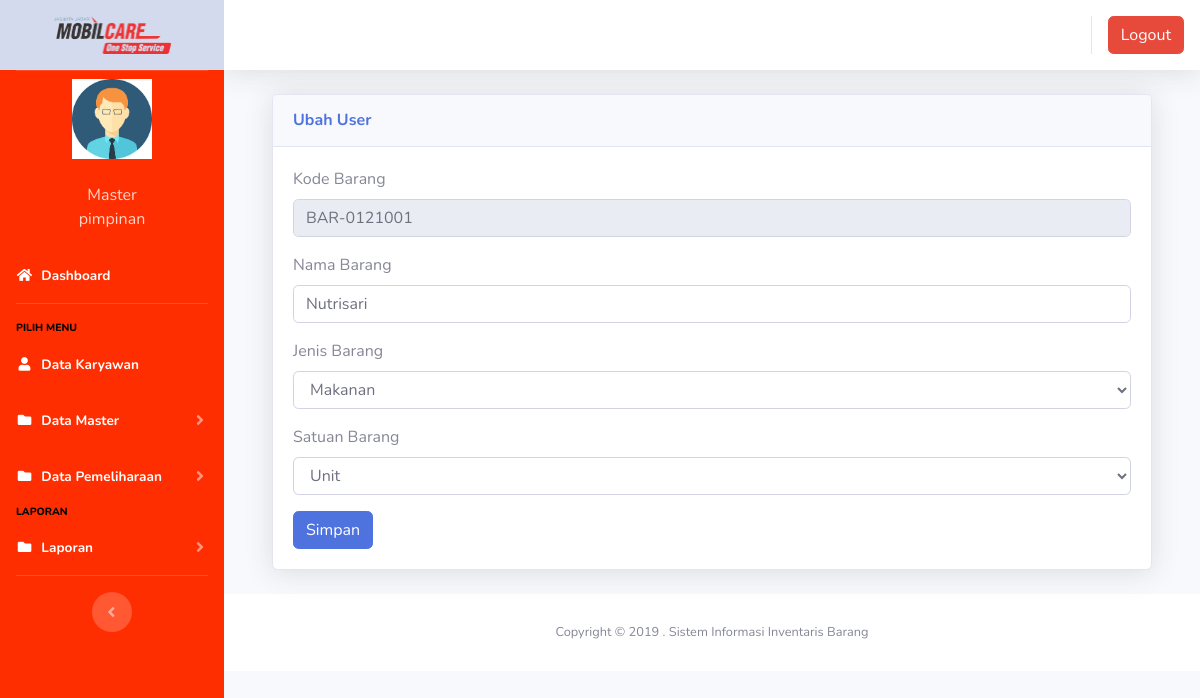
Page /index3.php?page=gudang&aksi=ubahgudang&kode_barang=BAR-0121001 (signed in) on the committed database.
### tables this page shows
CREATE TABLE `users` (
  `id` int(11) NOT NULL,
  `nik` varchar(10) NOT NULL,
  `nama` varchar(100) NOT NULL,
  `alamat` varchar(200) NOT NULL,
  `telepon` varchar(100) NOT NULL,
  `username` varchar(100) NOT NULL,
  `password` varchar(100) NOT NULL,
  `jabatan` varchar(25) NOT NULL DEFAULT 'member',
  `foto` varchar(25) NOT NULL
);

CREATE TABLE `gudang` (
  `id` int(11) NOT NULL,
  `kode_barang` varchar(100) NOT NULL,
  `nama_barang` varchar(100) NOT NULL,
  `jenis_barang` varchar(100) NOT NULL,
  `jumlah` varchar(250) NOT NULL,
  `satuan` varchar(100) NOT NULL,
  `checklist` varchar(255) NOT NULL
);

### page/gudang/ubahgudang.php (the view, shortened to what this page needs)
<?php
$kode_barang = $_GET['kode_barang'];
$sql2 = $koneksi->query("select * from gudang where kode_barang = '$kode_barang'");
$tampil = $sql2->fetch_assoc();
?>
<div class="container-fluid">
	<div class="card shadow mb-4">
		<div class="card-header py-3">
			<h6 class="m-0 font-weight-bold text-primary">Ubah User</h6>
		</div>
		<div class="card-body">
			<div class="table-responsive">
				<div class="body">
					<form method="POST" enctype="multipart/form-data">
						<label for="">Kode Barang</label>
						<div class="form-group">
							<div class="form-line">
								<input type="text" name="kode_barang" class="form-control" id="kode_barang" value="<?php echo $tampil['kode_barang']; ?>" readonly />
							</div>
						</div>
						<label for="">Nama Barang</label>
						<div class="form-group">
							<div class="form-line">
								<input type="text" name="nama_barang" value="<?php echo $tampil['nama_barang']; ?>" class="form-control" />
							</div>
						</div>
						<label for="">Jenis Barang</label>
						<div class="form-group">
							<div class="form-line">
								<select name="jenis_barang" value="<?php echo $tampil['jenis_barang']; ?>" class="form-control" />
								<?php
								$sql = $koneksi->query("select * from jenis_barang order by id");
								while ($data = $sql->fetch_assoc()) {
									echo "<option value='$data[id].$data[jenis_barang]'>$data[jenis_barang]</option>";
								}
								?>
							</div>
						</div>
						<label for="">Satuan Barang</label>
						<div class="form-group">
							<div class="form-line">
								<select name="satuan" value="<?php echo $tampil['satuan']; ?>" class="form-control" />
								<?php
								$sql = $koneksi->query("select * from satuan order by id");
								while ($data = $sql->fetch_assoc()) {
									echo "<option value='$data[id].$data[satuan]'>$data[satuan]</option>";
								}
								?>
							</div>
						</div>
						<input type="submit" name="simpan" value="Simpan" class="btn btn-primary">
					</form>

### index3.php (shortened to what this page needs)
<?php
$koneksi = new mysqli("localhost", "root", "", "inventori");
?>
<!DOCTYPE html>
<html lang="en">
<head>
  <link href="vendor/fontawesome-free/css/all.min.css" rel="stylesheet" type="text/css">
  <link href="css/sb-admin-2.min.css" rel="stylesheet">
  <link href="vendor/datatables/dataTables.bootstrap4.min.css" rel="stylesheet">
</head>
<body id="page-top">
  <div id="wrapper">
    <ul class="navbar-nav sidebar sidebar-dark accordion" style="background-color: #FF2E00  ;" id="accordionSidebar">
      <a class="sidebar-brand d-flex align-items-center justify-content-center bg-light" href="index.php">
        <img src="img/logo1.png" width="117" height="38"></img>
      </a>
      <hr class="sidebar-divider my-0">
      <?php
      if ($_SESSION['pimpinan']) {
        $user = $_SESSION['pimpinan'];
      }
      $sql = $koneksi->query("select * from users where id='$user'");
      $data = $sql->fetch_assoc();
      ?>
      <li class="d-flex align-items-center justify-content-center">
        <a class="nav-link">
          <img src="img/<?php echo $data['foto'] ?>" class="img-circle" width="80" alt="User" /></a>
      </li>
      <li class="nav-item ">
        <a class="nav-link">
          <div class="d-flex align-items-center justify-content-center" class="name"> <?php echo  $data['nama']; ?></div>
          <div class="d-flex align-items-center justify-content-center" class="email"><?php echo $data['jabatan']; ?></div>
        </a>
      </li>
      <li class="nav-item active">
        <a class="nav-link" href="?page=home3">
          <i class="fas fa-fw fa-home"></i>
          <span>Dashboard</span></a>
      </li>
      <hr class="sidebar-divider">
      <div class="sidebar-heading">
        <h7 style="color: black;">pilih menu</h7>
      </div>
      <li class="nav-item active">
        <a class="nav-link" href="?page=pengguna">
          <i class="fas fa-fw fa-user"></i>
          <span>Data Karyawan</span></a>
      </li>
      <li class="nav-item active">
        <a class="nav-link collapsed" href="#" data-toggle="collapse" data-target="#collapseData" aria-expanded="true" aria-controls="collapseData">
          <i class="fas fa-fw fa-folder"></i>
          <span>Data Master</span>
        </a>
      </li>
      <li class="nav-item active">
        <a class="nav-link collapsed" href="#" data-toggle="collapse" data-target="#collapsePages" aria-expanded="true" aria-controls="collapsePages">
          <i class="fas fa-fw fa-folder"></i>
          <span>Data Pemeliharaan</span>
        </a>
      </li>
      <div class="sidebar-heading">
        <h7 style="color: black;">laporan</h7>
      </div>
      <li class="nav-item active">
        <a class="nav-link collapsed" href="#" data-toggle="collapse" data-target="#collapseLaporan" aria-expanded="true" aria-controls="collapseLaporan">
          <i class="fas fa-fw fa-folder"></i>
          <span>Laporan</span>
        </a>
      </li>
      <hr class="sidebar-divider d-none d-md-block">
      <div class="text-center d-none d-md-inline">
        <button class="rounded-circle border-0" id="sidebarToggle"></button>
      </div>
    </ul>
    <div id="content-wrapper" class="d-flex flex-column">
      <div id="content">
        <nav class="navbar navbar-expand navbar-light bg-white topbar mb-4 static-top shadow">
          <ul class="navbar-nav ml-auto">
            <li class="nav-item dropdown no-arrow">
              <div class="top-menu">
                <ul class="nav pull-right top-menu">
                  <li><a onclick="return confirm('Apakah anda yakin akan logout?')" class="btn btn-danger" class="logout" href="logout.php">Logout</a></li>
                </ul>
              </div>
            </li>
          </ul>
        </nav>
        <div class="container-fluid">
          <section class="content">
            <?php
            $page = $_GET['page'];
            $aksi = $_GET['aksi'];
            if ($page == "gudang") {
              if ($aksi == "ubahgudang") {
                include "page/gudang/ubahgudang.php";
              }
            }
            ?>
          </section>
        </div>
        <footer class="sticky-footer bg-white">
          <div class="container my-auto">
            <div class="copyright text-center my-auto">
              <span>Copyright &copy; 2019 . Sistem Informasi Inventaris Barang</span>
            </div>
          </div>
        </footer>
      </div>
    </div>
  </div>
</body>
</html>

### rows in the picture
users: foto (picture), nama "Master", jabatan "pimpinan"
gudang: kode_barang "BAR-0121001", nama_barang "Nutrisari"

### other values in the picture
form field jenis_barang "Makanan"
form field satuan "Unit"
